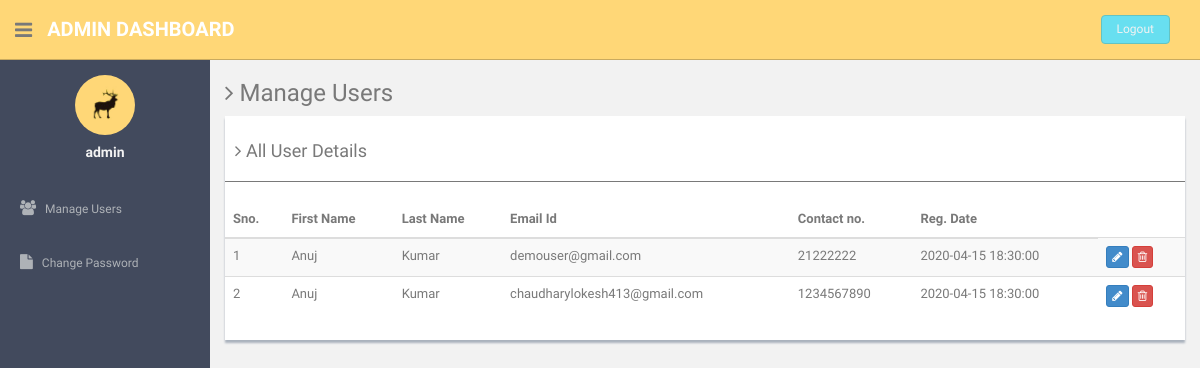
Before: /admin/manage-users.php (signed in) with the older database file.
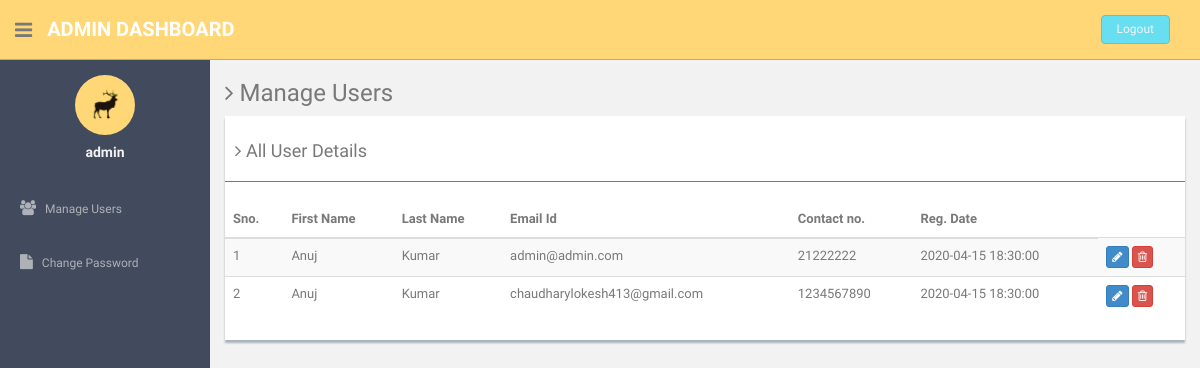
After: the same page with the newer database file.
### tables this page shows
CREATE TABLE `users` (
  `id` int(11) NOT NULL,
  `fname` varchar(255) DEFAULT NULL,
  `lname` varchar(255) DEFAULT NULL,
  `email` varchar(255) DEFAULT NULL,
  `password` varchar(300) DEFAULT NULL,
  `contactno` varchar(11) DEFAULT NULL,
  `posting_date` timestamp NOT NULL DEFAULT current_timestamp()
);

### admin/manage-users.php (the view, shortened to what this page needs)
<?php
include'dbconnection.php';
if (strlen($_SESSION['id']==0)) {
  header('location:logout.php');
  } else{
?><!DOCTYPE html>
<html lang="en">
  <head>
    <link href="assets/css/bootstrap.css" rel="stylesheet">
    <link href="assets/font-awesome/css/font-awesome.css" rel="stylesheet" />
    <link href="assets/css/style.css" rel="stylesheet">
    <link href="assets/css/style-responsive.css" rel="stylesheet">
  </head>
  <body>
  <section id="container" >
      <header class="header black-bg">
              <div class="sidebar-toggle-box">
                  <div class="fa fa-bars tooltips" data-placement="right" data-original-title="Toggle Navigation"></div>
              </div>
            <a href="#" class="logo"><b>Admin Dashboard</b></a>
            <div class="top-menu">
            	<ul class="nav pull-right top-menu">
                    <li><a class="logout" href="logout.php">Logout</a></li>
            	</ul>
            </div>
        </header>
      <aside>
          <div id="sidebar"  class="nav-collapse ">
              <ul class="sidebar-menu" id="nav-accordion">
              	  <p class="centered"><a href="#"><img src="assets/img/ui-sam.jpg" class="img-circle" width="60"></a></p>
              	  <h5 class="centered"><?php echo $_SESSION['login'];?></h5>
                  <li class="mt">
                      <a href="manage-users.php" >
                          <i class="fa fa-users"></i>
                          <span>Manage Users</span>
                      </a>
                  </li>
                  <li class="sub-menu">
                      <a href="change-password.php">
                          <i class="fa fa-file"></i>
                          <span>Change Password</span>
                      </a>
                  </li>
              </ul>
          </div>
      </aside>
      <section id="main-content">
          <section class="wrapper">
          	<h3><i class="fa fa-angle-right"></i> Manage Users</h3>
				<div class="row">
                  <div class="col-md-12">
                      <div class="content-panel">
                          <table class="table table-striped table-advance table-hover">
	                  	  	  <h4><i class="fa fa-angle-right"></i> All User Details </h4>
	                  	  	  <hr>
                              <thead>
                              <tr>
                                  <th>Sno.</th>
                                  <th class="hidden-phone">First Name</th>
                                  <th> Last Name</th>
                                  <th> Email Id</th>
                                  <th>Contact no.</th>
                                  <th>Reg. Date</th>
                              </tr>
                              </thead>
                              <tbody>
                              <?php $ret=mysqli_query($con,"select * from users");
							  $cnt=1;
							  while($row=mysqli_fetch_array($ret))
							  {?>
                              <tr>
                              <td><?php echo $cnt;?></td>
                                  <td><?php echo $row['fname'];?></td>
                                  <td><?php echo $row['lname'];?></td>
                                  <td><?php echo $row['email'];?></td>
                                  <td><?php echo $row['contactno'];?></td>  <td><?php echo $row['posting_date'];?></td>
                                  <td>
                                     <a href="update-profile.php?uid=<?php echo $row['id'];?>">
                                     <button class="btn btn-primary btn-xs"><i class="fa fa-pencil"></i></button></a>
                                     <a href="manage-users.php?id=<?php echo $row['id'];?>">
                                     <button class="btn btn-danger btn-xs" onClick="return confirm('Do you really want to delete');"><i class="fa fa-trash-o "></i></button></a>
                                  </td>
                              </tr>
                              <?php $cnt=$cnt+1; }?>
                              </tbody>
                          </table>
                      </div>
                  </div>
              </div>
		</section>
      </section
  ></section>
  </body>
</html>
<?php } ?>

### admin/assets/css/style.css (style rules this page uses)
body { color: #797979; background: #f2f2f2; font-family: 'Ruda', sans-serif; padding: 0px !important; margin: 0px !important; font-size:13px; }
ul li { list-style: none; }
a, a:hover, a:focus { text-decoration: none; outline: none; }
#container { width: 100%; height: 100%; }
hr { margin-top: 20px; margin-bottom: 20px; border: 0; border-top: 1px solid #797979; }
.centered { text-align: center; }
.mt { margin-top: 25px; }
ul.top-menu > li > .logout { color: #f2f2f2; font-size: 12px; border-radius: 4px; -webkit-border-radius: 4px; border: 1px solid #64c3c2 !important; padding: 5px 15px; margin-right: 15px; background: #68dff0; margin-top: 15px; }
#sidebar { width: 210px; height: 100%; position: fixed; background: #424a5d; }
#sidebar h5 { color: #f2f2f2; font-weight: 700; }
#sidebar ul li { position: relative; }
ul.sidebar-menu , ul.sidebar-menu li ul.sub { margin: -2px 0 0; padding: 0; }
ul.sidebar-menu { margin-top: 75px; }
ul.sidebar-menu li { margin-bottom: 5px; margin-left:10px; margin-right:10px; }
ul.sidebar-menu li.sub-menu { line-height: 15px; }
ul.sidebar-menu li a span { display: inline-block; }
ul.sidebar-menu li a { color: #aeb2b7; text-decoration: none; display: block; padding: 15px 0 15px 10px; font-size: 12px; outline: none; -webkit-transition: all 0.3s ease; -moz-transition: all 0.3s ease; -o-transition: all 0.3s ease; -ms-transition: all 0.3s ease; transition: all 0.3s ease; }
ul.sidebar-menu li a i { font-size: 15px; padding-right: 6px; }
#main-content { margin-left: 210px; }
.header, .footer { min-height: 60px; padding: 0 15px; }
.header { position: fixed; left: 0; right: 0; z-index: 1002; }
.black-bg { background: #ffd777; border-bottom: 1px solid #c9aa5f; }
.wrapper { display: inline-block; margin-top: 60px; padding-left: 15px; padding-right: 15px; padding-bottom: 15px; padding-top: 0px; width: 100%; }
a.logo { font-size: 20px; color: #ffffff; float: left; margin-top: 15px; text-transform: uppercase; }
a.logo b { font-weight: 900; }
#top_menu .nav > li, ul.top-menu > li { float: left; }
ul.top-menu > li > a { color: #666666; font-size: 16px; border-radius: 4px; -webkit-border-radius: 4px; border:1px solid #666666 !important; padding: 2px 6px; margin-right: 15px; }
.sidebar-toggle-box { float: left; padding-right: 15px; margin-top: 20px; }
.sidebar-toggle-box .fa-bars { cursor: pointer; display: inline-block; font-size: 20px; }
.content-panel { background: #ffffff; box-shadow: 0px 3px 2px #aab2bd; padding-top: 15px; padding-bottom: 5px; }
.content-panel h4 { margin-left: 10px; }

Changed rows visible on the page:
changed users: email "demouser@gmail.com" → "admin@admin.com"
